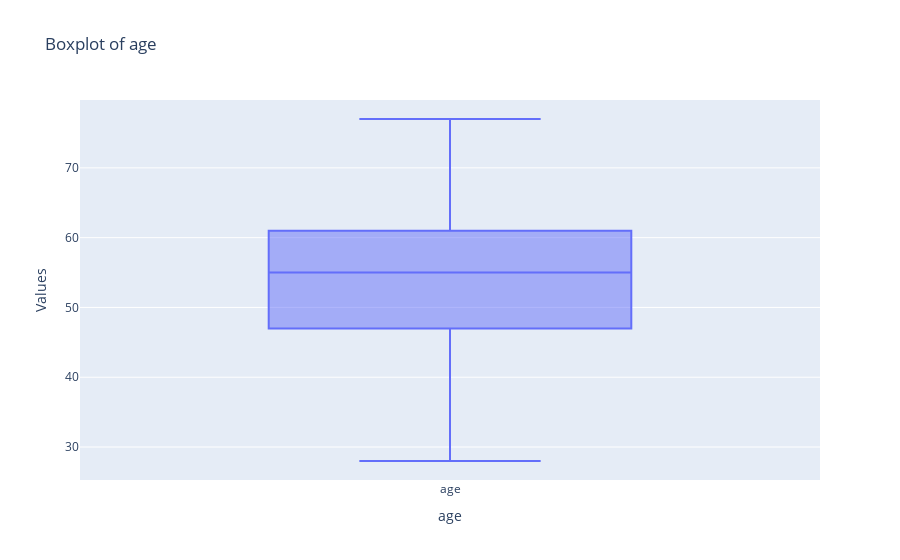
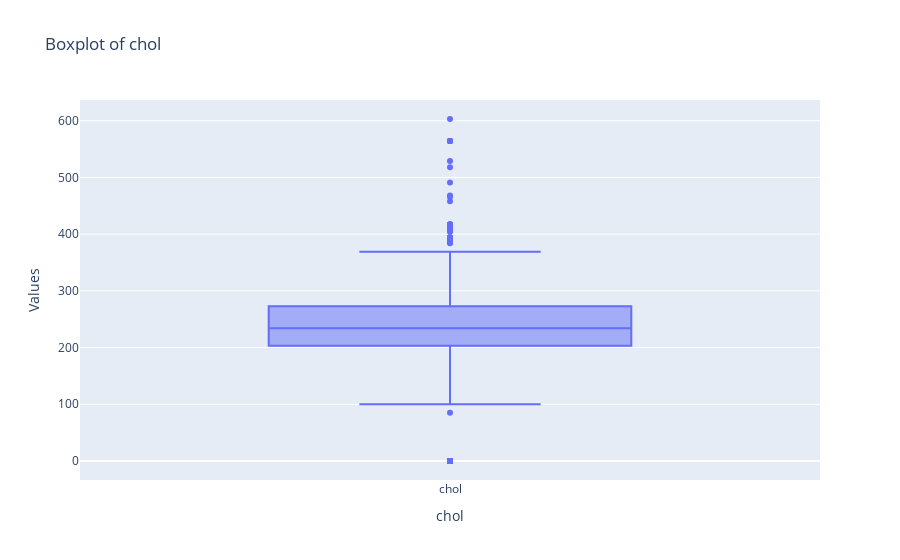
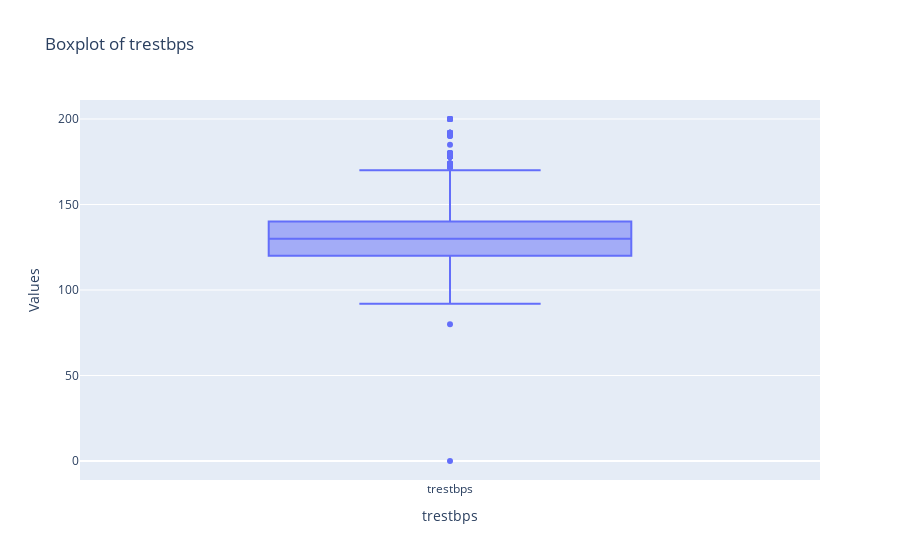
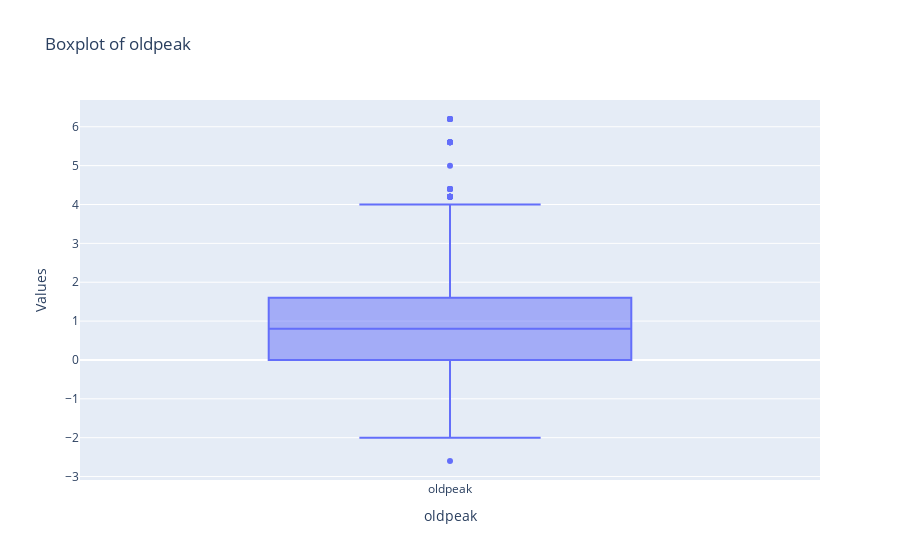

Source (notebook cell) for these figures, in order:
### Markdown cell above
### Box Plots of the Non Categorical Variables

### Code cell
for i in df_non_categorical.columns:
    fig = px.box(df_non_categorical[i], title=f'Boxplot of {i}')
    fig.update_layout(
        yaxis_title='Values',
        xaxis_title=f'{i}',
        showlegend=False 
    )
    fig.show()

### Figure 1 — Plotly figure (JSON) as saved in the notebook; plotly's stock layout.template omitted (floating-point values rounded to 4 significant figures; data arrays with more than 128 entries replaced by an {"elided": "..."} marker saying what was removed)
{"data": [{"alignmentgroup": "True", "hovertemplate": "variable=%{x}<br>value=%{y}<extra></extra>", "legendgroup": "", "marker": {"color": "#636efa"}, "name": "", "notched": false, "offsetgroup": "", "orientation": "v", "showlegend": false, "type": "box", "x": {"elided": "2518 str values"}, "x0": " ", "xaxis": "x", "y": {"elided": "2518 int values"}, "y0": " ", "yaxis": "y"}], "layout": {"boxmode": "group", "legend": {"tracegroupgap": 0}, "showlegend": false, "title": {"text": "Boxplot of age"}, "xaxis": {"anchor": "y", "domain": [0, 1], "title": {"text": "age"}}, "yaxis": {"anchor": "x", "domain": [0, 1], "title": {"text": "Values"}}}}

### Figure 2 — Plotly figure (JSON) as saved in the notebook; plotly's stock layout.template omitted (floating-point values rounded to 4 significant figures; data arrays with more than 128 entries replaced by an {"elided": "..."} marker saying what was removed)
{"data": [{"alignmentgroup": "True", "hovertemplate": "variable=%{x}<br>value=%{y}<extra></extra>", "legendgroup": "", "marker": {"color": "#636efa"}, "name": "", "notched": false, "offsetgroup": "", "orientation": "v", "showlegend": false, "type": "box", "x": {"elided": "2518 str values"}, "x0": " ", "xaxis": "x", "y": {"elided": "2518 int values"}, "y0": " ", "yaxis": "y"}], "layout": {"boxmode": "group", "legend": {"tracegroupgap": 0}, "showlegend": false, "title": {"text": "Boxplot of chol"}, "xaxis": {"anchor": "y", "domain": [0, 1], "title": {"text": "chol"}}, "yaxis": {"anchor": "x", "domain": [0, 1], "title": {"text": "Values"}}}}

### Figure 3 — Plotly figure (JSON) as saved in the notebook; plotly's stock layout.template omitted (floating-point values rounded to 4 significant figures; data arrays with more than 128 entries replaced by an {"elided": "..."} marker saying what was removed)
{"data": [{"alignmentgroup": "True", "hovertemplate": "variable=%{x}<br>value=%{y}<extra></extra>", "legendgroup": "", "marker": {"color": "#636efa"}, "name": "", "notched": false, "offsetgroup": "", "orientation": "v", "showlegend": false, "type": "box", "x": {"elided": "2518 str values"}, "x0": " ", "xaxis": "x", "y": {"elided": "2518 int values"}, "y0": " ", "yaxis": "y"}], "layout": {"boxmode": "group", "legend": {"tracegroupgap": 0}, "showlegend": false, "title": {"text": "Boxplot of trestbps"}, "xaxis": {"anchor": "y", "domain": [0, 1], "title": {"text": "trestbps"}}, "yaxis": {"anchor": "x", "domain": [0, 1], "title": {"text": "Values"}}}}

### Figure 4 — Plotly figure (JSON) as saved in the notebook; plotly's stock layout.template omitted (floating-point values rounded to 4 significant figures; data arrays with more than 128 entries replaced by an {"elided": "..."} marker saying what was removed)
{"data": [{"alignmentgroup": "True", "hovertemplate": "variable=%{x}<br>value=%{y}<extra></extra>", "legendgroup": "", "marker": {"color": "#636efa"}, "name": "", "notched": false, "offsetgroup": "", "orientation": "v", "showlegend": false, "type": "box", "x": {"elided": "2518 str values"}, "x0": " ", "xaxis": "x", "y": {"elided": "2518 float values"}, "y0": " ", "yaxis": "y"}], "layout": {"boxmode": "group", "legend": {"tracegroupgap": 0}, "showlegend": false, "title": {"text": "Boxplot of oldpeak"}, "xaxis": {"anchor": "y", "domain": [0, 1], "title": {"text": "oldpeak"}}, "yaxis": {"anchor": "x", "domain": [0, 1], "title": {"text": "Values"}}}}
